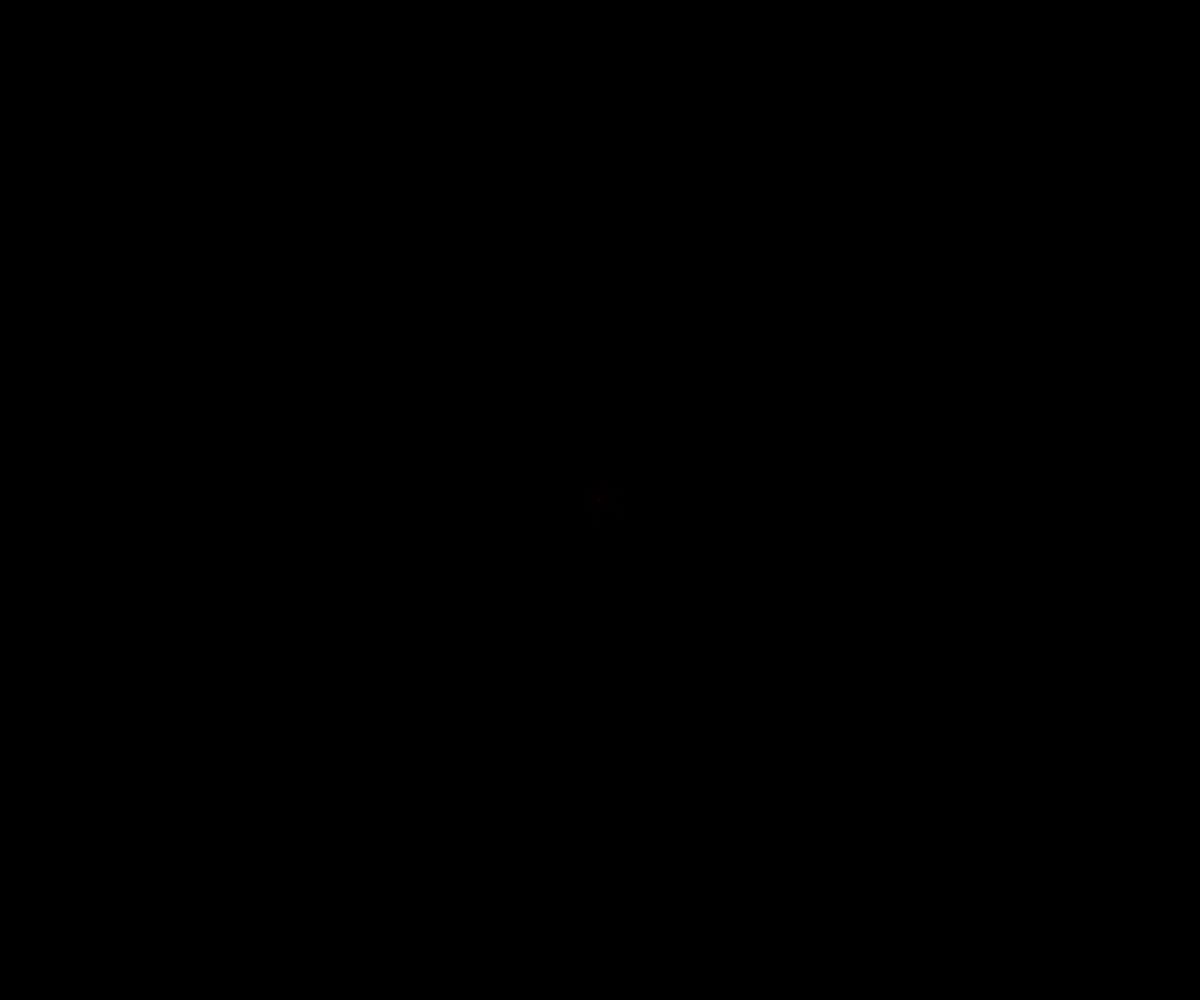
Frame 1 (no input)
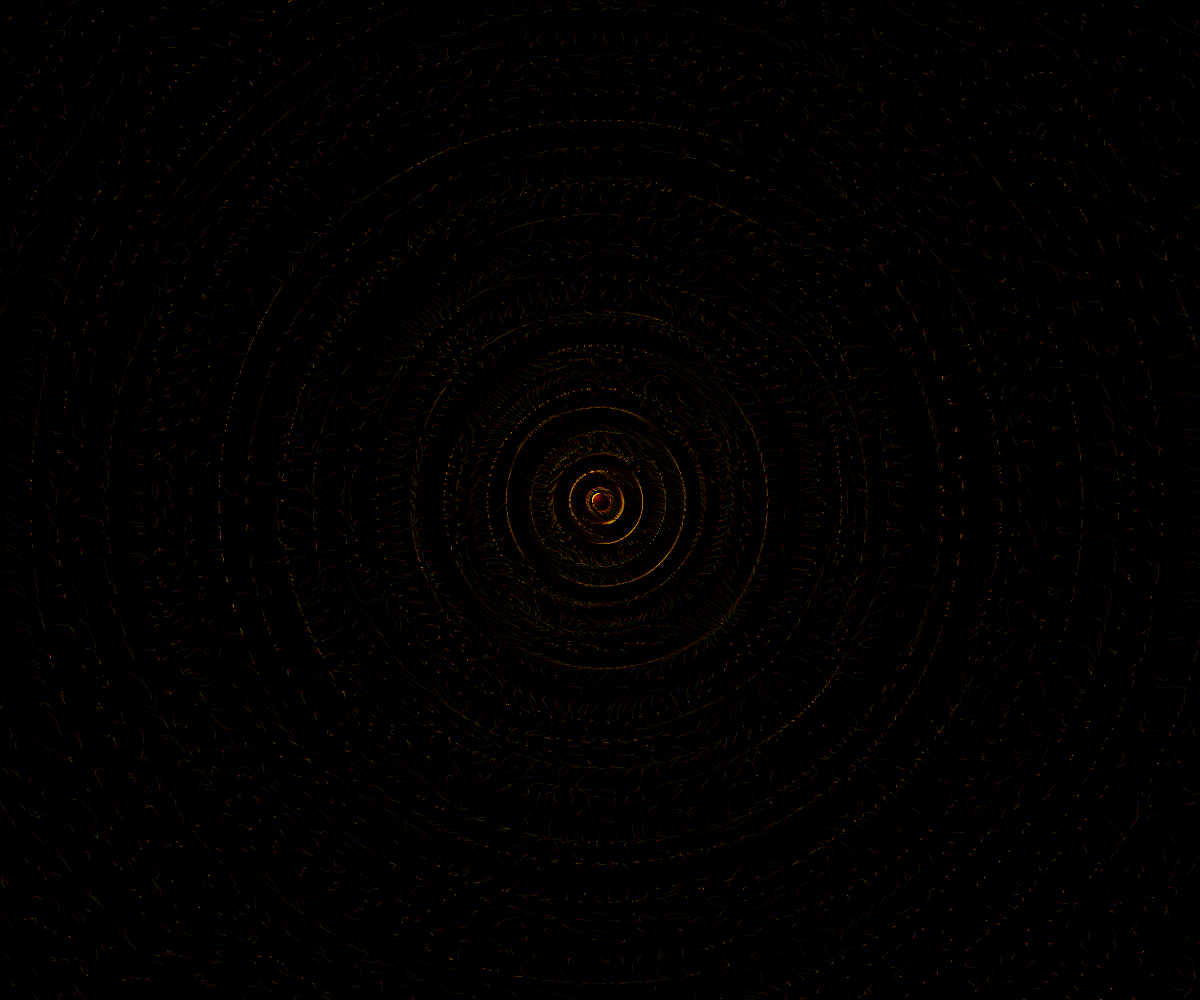
Frame 60 (no input)
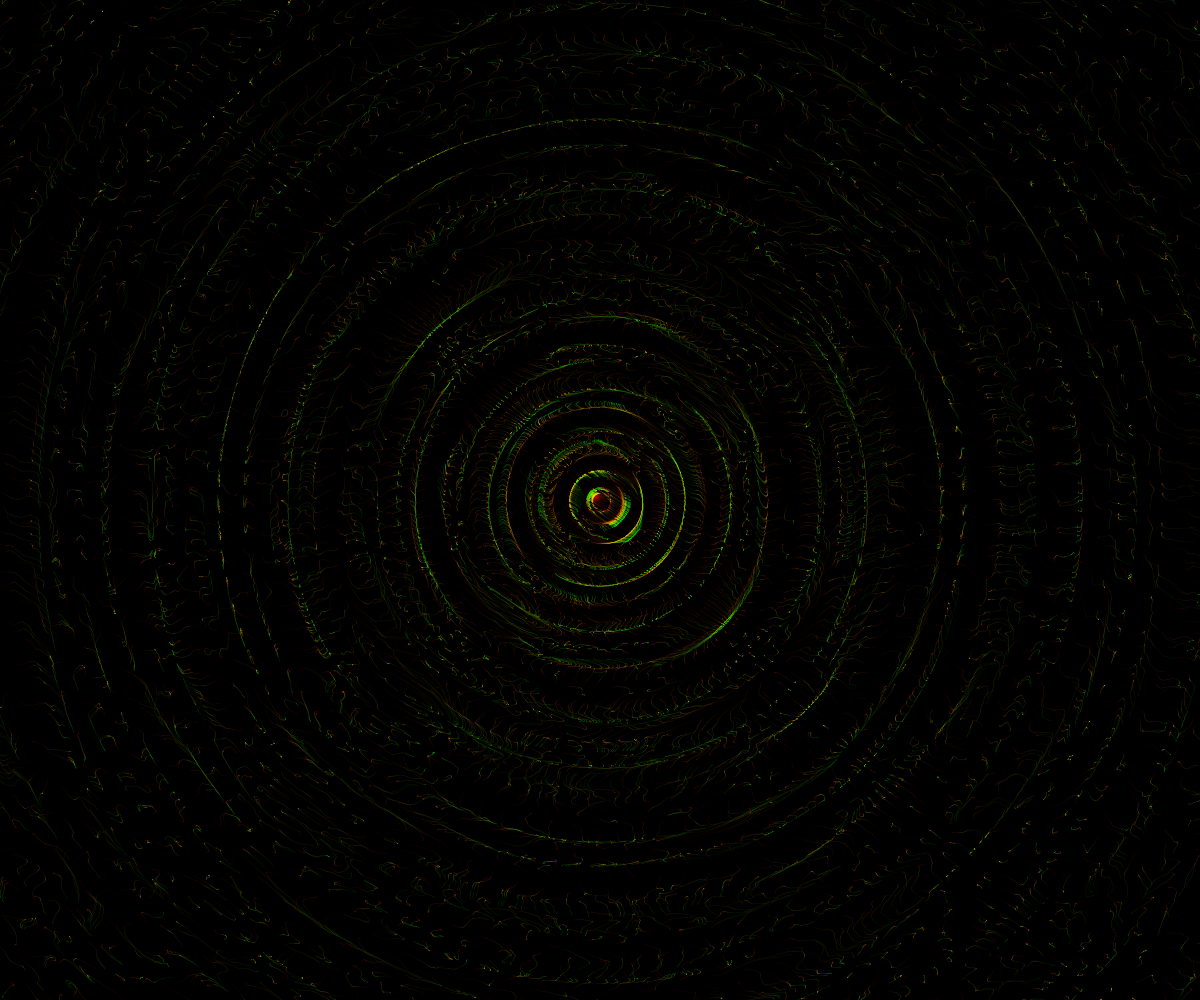
Frame 120 (the mouse pressed at the canvas centre since frame 60)

The p5.js sketch that drew these frames (run headless with seeded random() and noise() and a simulated clock; from frame 60 on, the mouse is pressed at the canvas centre):

// p5.js sketch
// ── sketch.js
let n = 9999;
let a = new Array(n * 2);
let t = 0;

function setup() {
  createCanvas(windowWidth, windowHeight);
  background(0);
  colorMode(HSB);
  for (let i = 0; i < n; i++) {
    let angle = i * 0.5; 
    let radius = i * 0.1; 
    a[i] = radius * cos(angle); 
    a[i + n] = radius * sin(angle); 
  }
  strokeWeight(0.5);
  frameRate(150);
}

function draw() {

  let centerX = windowWidth / 2;
  let centerY = windowHeight / 2;

  fill(0, 2);
  stroke(t * 99 % 256, 255, 255, 0.2);
  
  for (let i = 0; i < n; i++) {
    let d = dist(a[i], a[i + n], 0, 1);
    a[i] += 1.5 - 3 * noise(a[i] / 99, d / 9, t);
    a[i + n] += 1 - 2 * noise(a[i + n] / 99, d / 9, t);

    let x = a[i] + centerX;
    let y = a[i + n] + centerY;

    point(x, y);
  }
  
  t += 0.01;
}
